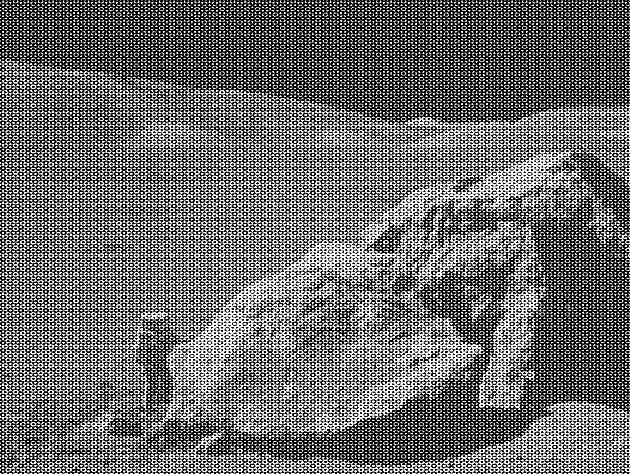
#> input picture day06/data/moonlanding.png, 630 x 474 px
$ jupyter execute --allow-errors 'Scipy练习.ipynb'   (shell and % lines are left out)   (older library calls are emulated)
#> lines starting #> are read from the running program, lines starting #| are printed output that depends on the picture
[cell 1]
import numpy as np
import pandas as pd
from pandas import Series, DataFrame
import matplotlib.pyplot as plt

# 登月图片处理
- 读取图片、显示
- 灰度化处理
- 降噪处理

[cell 2]
moon = plt.imread('data/moonlanding.png')  # ndarray数组
#> moon is the input picture: shape (474, 630) float32; min 0, max 1, mean 0.424
moon

[cell 3]
plt.imshow(moon, cmap='gray')  # 显示图片, 灰度显示

[cell 4]
moon.shape  # 二维图片
#> Out = (474, 630)

[cell 5]
# 傳立叶变换并降噪处理
from scipy.fftpack import fft2, ifft2

# 将时域数据转成频域数据(实数+虚数)
fft_moon = fft2(moon)

[cell 6]
# 降噪处理
# 7e4 降噪的数据参考原数据，可以多次调整
# np.where(条件, True的数据， False的数据)
fft_moon = np.where(np.abs(fft_moon) > 7e4, 0, fft_moon)

# 将频域数据转成时域数据，并且提取实数部分
ff_moon = np.real(ifft2(fft_moon))
plt.imshow(ff_moon, cmap='gray')

# 通过plt画圆
- 确定圆半径 [-1, 1], 半径为1
- 确定函数 f(x) 计算某一x坐标的y坐标值，得到圆上的某一个点(point)

[cell 7]
x = np.linspace(-1, 1, num=1000)
y = (lambda x: (1 - x**2)**0.5)(x)  # 计算每一个x与y的坐标

[cell 8]
# 绘制
plt.figure(figsize=(4, 4))  # 设置画布大小,单位英寸
plt.plot(x, y,'b--', x, -y, 'r-.')
plt.show()
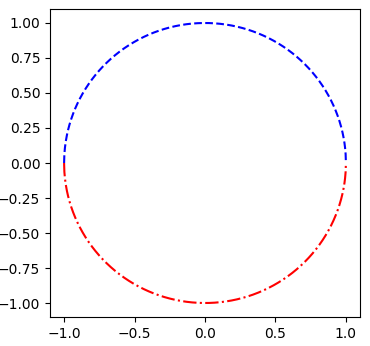
#> figure drawn by matplotlib, 1 panel; curve peaks at x = -0.001, y = 1; curve peaks at x = -1, y = 0

# scipy.io模块处理mat数据
- 保存mat数据
- 加载mat数据

[cell 9]
from scipy import io

[cell 10]
# 存储的是二进制数据
io.savemat('moon.mat', {
    'moon': ff_moon,
    'title': '登月降噪图片'
})

#> (a cell that did not finish here is left out)

# scipy.ndimage图片处理

[cell 12]
from scipy.misc import face
from scipy import ndimage

#> (a cell that did not finish here is left out)

## shift() 移动图片
- mode 指定空白位置的数据显示的模式

#> (a cell that did not finish here is left out)

#> (a cell that did not finish here is left out)

## 图片旋转 rotate()
- angle角度,  正值为逆时针方向， 负值为顺时针方向

#> (a cell that did not finish here is left out)

## 图片缩放 zoom()

#> (a cell that did not finish here is left out)

练习： 将face正脸切片出来，使用shift()、rotate()、zoom()修改图片，并使用plt显示出来（1行4列）

#> (a cell that did not finish here is left out)

#> (a cell that did not finish here is left out)

#> (a cell that did not finish here is left out)

#> (a cell that did not finish here is left out)

## 图片过滤 filter
- 高斯过滤(波)
- 中值过滤(波)
- 维纳过滤(波)

[cell 22]
from scipy import signal

ndimage.gaussian_filter()  # 高斯过滤
ndimage.median_filter() # 中值过滤
signal.wiener() # 维纳过滤

[cell 23]
plt.imshow(moon, cmap='gray')

[cell 24]
# 高斯过滤
gaussian = ndimage.gaussian_filter(moon, sigma=2)
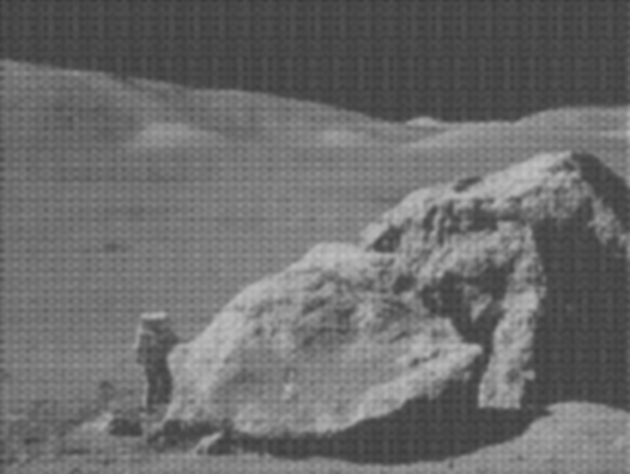
#> gaussian: shape (474, 630) float32; min 0.227, max 0.756, mean 0.424
# 中值过滤
median = ndimage.median_filter(moon, size=(10, 10))
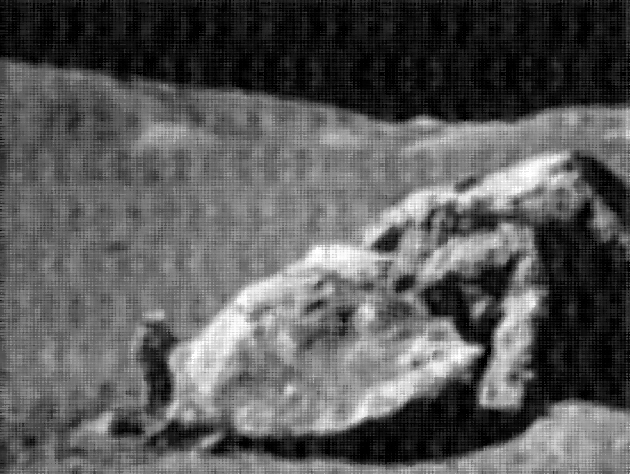
#> median: shape (474, 630) float32; min 0, max 1, mean 0.351
# 维纳过滤
wiener = signal.wiener(moon, mysize=(8, 8))

[cell 25]
moons = [moon, gaussian, median, wiener]
plt.figure(figsize=(6, 4))
# 显示2行2列的画布
# figure, axes = plt.subplots(2, 2) # 创建画布及四个子画布(坐标系)
for index, moon_ in enumerate(moons):
    plt.subplot(2, 2, index+1)
    plt.imshow(moon_,cmap='gray')
    plt.axis('off')
#> this loop made 4 passes

plt.show()
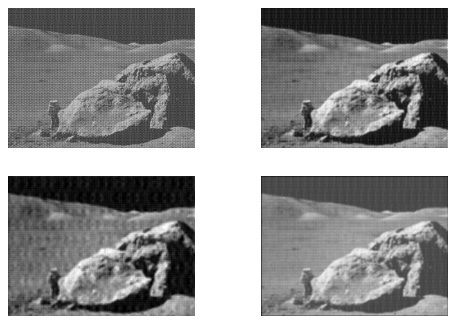
#> figure drawn by matplotlib, 4 panels
